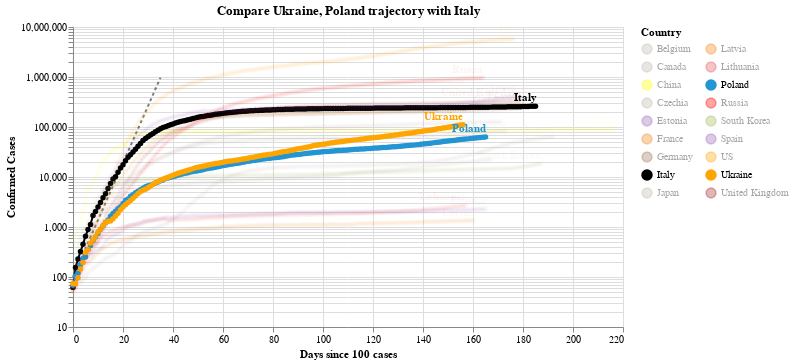

The notebook cell saved with this chart:
### Code cell
#hide_input
chart2 = make_since_chart(dff2, ['Ukraine', 'Poland'], baseline_countries)
chart2

### Figure 1 — Vega-Lite specification as saved in the notebook (floating-point values rounded to 4 significant figures; data arrays with more than 128 entries replaced by an {"elided": "..."} marker saying what was removed)
{"config": {"view": {"continuousWidth": 400, "continuousHeight": 300}}, "layer": [{"data": {"name": "data-628230001892d6798b50651be41d1b3e"}, "mark": {"type": "line", "color": "black", "opacity": 0.5, "strokeDash": [3, 3]}, "encoding": {"x": {"type": "quantitative", "field": "Days since 100 cases"}, "y": {"type": "quantitative", "field": "Confirmed Cases"}}}, {"data": {"name": "data-caba91127ed4a460819ec3f83c6cc939"}, "mark": {"type": "line", "point": true}, "encoding": {"color": {"type": "nominal", "field": "Country", "legend": {"columns": 2}, "scale": {"domain": ["Belgium", "Canada", "China", "Czechia", "Estonia", "France", "Germany", "Italy", "Japan", "Latvia", "Lithuania", "Poland", "Russia", "South Korea", "Spain", "US", "Ukraine", "United Kingdom"], "range": ["#C1B7AD", "#C1B7AD", "yellow", "#C1B7AD", "#9467bd", "#F58518", "#9D755D", "black", "#C1B7AD", "#F58518", "#E45756", "#2495D3", "red", "#A1BA59", "#9467bd", "orange", "orange", "brown"]}}, "opacity": {"condition": {"value": 1, "selection": "selector003"}, "value": 0.05}, "tooltip": [{"type": "nominal", "field": "Country"}, {"type": "temporal", "field": "Date"}, {"type": "quantitative", "field": "Confirmed Cases"}, {"type": "quantitative", "field": "Days since 100 cases"}], "x": {"type": "quantitative", "field": "Days since 100 cases"}, "y": {"type": "quantitative", "field": "Confirmed Cases", "scale": {"type": "log"}}}, "selection": {"selector003": {"type": "multi", "fields": ["Country"], "bind": "legend", "init": [{"Country": "Ukraine"}, {"Country": "Poland"}, {"Country": "Italy"}]}}, "width": 550}, {"data": {"name": "data-caba91127ed4a460819ec3f83c6cc939"}, "mark": {"type": "text", "align": "right", "dy": -8, "fontWeight": "bold"}, "encoding": {"color": {"type": "nominal", "field": "Country", "legend": {"columns": 2}, "scale": {"domain": ["Belgium", "Canada", "China", "Czechia", "Estonia", "France", "Germany", "Italy", "Japan", "Latvia", "Lithuania", "Poland", "Russia", "South Korea", "Spain", "US", "Ukraine", "United Kingdom"], "range": ["#C1B7AD", "#C1B7AD", "yellow", "#C1B7AD", "#9467bd", "#F58518", "#9D755D", "black", "#C1B7AD", "#F58518", "#E45756", "#2495D3", "red", "#A1BA59", "#9467bd", "orange", "orange", "brown"]}}, "opacity": {"condition": {"value": 1, "selection": "selector003"}, "value": 0.05}, "text": {"type": "nominal", "field": "Country"}, "tooltip": [{"type": "nominal", "field": "Country"}, {"type": "temporal", "field": "Date"}, {"type": "quantitative", "field": "Confirmed Cases"}, {"type": "quantitative", "field": "Days since 100 cases"}], "x": {"type": "quantitative", "field": "Days since 100 cases"}, "y": {"type": "quantitative", "field": "Confirmed Cases", "scale": {"type": "log"}}}, "transform": [{"filter": "(datum['Date'] >= 1598313600000)"}], "width": 550}], "title": "Compare Ukraine, Poland trajectory with Italy", "$schema": "https://vega.github.io/schema/vega-lite/v4.0.2.json", "datasets": {"data-628230001892d6798b50651be41d1b3e": [{"Days since 100 cases": 0, "Confirmed Cases": 100.0}, {"Days since 100 cases": 1, "Confirmed Cases": 130.0}, {"Days since 100 cases": 2, "Confirmed Cases": 169.0}, {"Days since 100 cases": 3, "Confirmed Cases": 219.7}, {"Days since 100 cases": 4, "Confirmed Cases": 285.6}, {"Days since 100 cases": 5, "Confirmed Cases": 371.3}, {"Days since 100 cases": 6, "Confirmed Cases": 482.7}, {"Days since 100 cases": 7, "Confirmed Cases": 627.5}, {"Days since 100 cases": 8, "Confirmed Cases": 815.7}, {"Days since 100 cases": 9, "Confirmed Cases": 1060.0}, {"Days since 100 cases": 10, "Confirmed Cases": 1379.0}, {"Days since 100 cases": 11, "Confirmed Cases": 1792.0}, {"Days since 100 cases": 12, "Confirmed Cases": 2330.0}, {"Days since 100 cases": 13, "Confirmed Cases": 3029.0}, {"Days since 100 cases": 14, "Confirmed Cases": 3937.0}, {"Days since 100 cases": 15, "Confirmed Cases": 5119.0}, {"Days since 100 cases": 16, "Confirmed Cases": 6654.0}, {"Days since 100 cases": 17, "Confirmed Cases": 8650.0}, {"Days since 100 cases": 18, "Confirmed Cases": 11250.0}, {"Days since 100 cases": 19, "Confirmed Cases": 14620.0}, {"Days since 100 cases": 20, "Confirmed Cases": 19000.0}, {"Days since 100 cases": 21, "Confirmed Cases": 24710.0}, {"Days since 100 cases": 22, "Confirmed Cases": 32120.0}, {"Days since 100 cases": 23, "Confirmed Cases": 41750.0}, {"Days since 100 cases": 24, "Confirmed Cases": 54280.0}, {"Days since 100 cases": 25, "Confirmed Cases": 70560.0}, {"Days since 100 cases": 26, "Confirmed Cases": 91730.0}, {"Days since 100 cases": 27, "Confirmed Cases": 119300.0}, {"Days since 100 cases": 28, "Confirmed Cases": 155000.0}, {"Days since 100 cases": 29, "Confirmed Cases": 201500.0}, {"Days since 100 cases": 30, "Confirmed Cases": 262000.0}, {"Days since 100 cases": 31, "Confirmed Cases": 340600.0}, {"Days since 100 cases": 32, "Confirmed Cases": 442800.0}, {"Days since 100 cases": 33, "Confirmed Cases": 575600.0}, {"Days since 100 cases": 34, "Confirmed Cases": 748300.0}, {"Days since 100 cases": 35, "Confirmed Cases": 972800.0}], "data-caba91127ed4a460819ec3f83c6cc939": {"elided": "3165 records"}}}
